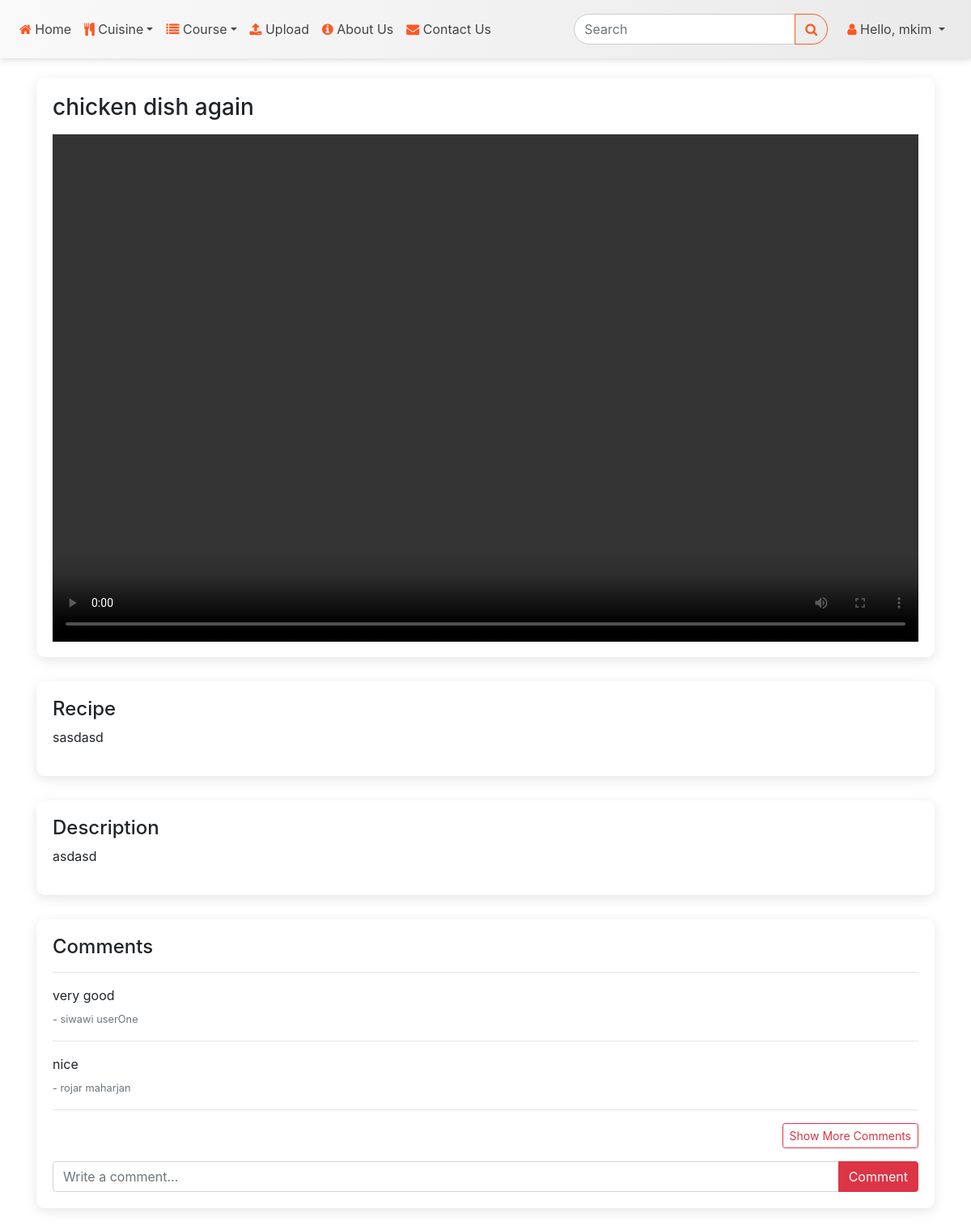
/modules/video.php?p_id=49 (signed in), run on the app's committed database.
### tables this page shows
CREATE TABLE `videos` (
  `id` int(11) NOT NULL,
  `dname` varchar(30) NOT NULL,
  `cusine` varchar(20) NOT NULL,
  `course` varchar(20) NOT NULL,
  `videol` varchar(100) NOT NULL,
  `recepie` varchar(10000) NOT NULL,
  `description` varchar(1000) NOT NULL,
  `image` varchar(500) NOT NULL,
  `name` varchar(500) NOT NULL,
  `user_id` int(11) NOT NULL
);

CREATE TABLE `comments` (
  `c_id` bigint(20) NOT NULL,
  `comment` varchar(500) NOT NULL,
  `author` varchar(500) NOT NULL,
  `p_id` bigint(20) NOT NULL
);

### modules/video.php (the view, shortened to what this page needs)
<?php
include_once(__DIR__ . '/../assets/php/connection.php');
$pid = isset($_REQUEST['p_id']) ? intval($_REQUEST['p_id']) : 0;
?>
<!DOCTYPE html>
<html lang="en">
<head>
</head>
<body>
    <?php include(__DIR__ . '/navbar.php'); ?>
    <div class="container mt-4">
        <?php
        $qry = "SELECT * FROM videos WHERE id = ?";
        $stmt = $conn->prepare($qry);
        $stmt->bind_param("i", $pid);
        $stmt->execute();
        $result = $stmt->get_result();
        if ($result && $row = $result->fetch_assoc()) {
        ?>
            <div class="section-card">
                <h3 class="mb-3"><?php echo htmlspecialchars($row['dname']); ?></h3>
                <div class="video-container">
                    <video controls src="<?php echo htmlspecialchars(trim($row['videol'])); ?>"></video>
                </div>
            </div>
            <div class="section-card">
                <h4>Recipe</h4>
                <p><?php echo nl2br(htmlspecialchars(base64_decode($row['recepie']))); ?></p>
            </div>
            <div class="section-card">
                <h4>Description</h4>
                <p><?php echo nl2br(htmlspecialchars(base64_decode($row['description']))); ?></p>
            </div>
            <div class="section-card">
                <h4>Comments</h4>
                <hr>
                <?php
                $sql = "SELECT * FROM comments WHERE p_id = ? LIMIT 2";
                $stmtComments = $conn->prepare($sql);
                $stmtComments->bind_param("i", $pid);
                $stmtComments->execute();
                $resultComments = $stmtComments->get_result();
                if ($resultComments && $resultComments->num_rows > 0) {
                    while ($commentRow = $resultComments->fetch_assoc()) {
                        echo '<p class="mb-1">' . htmlspecialchars(base64_decode($commentRow['comment'])) . '</p>';
                        echo '<small class="text-muted">- ' . htmlspecialchars($commentRow['author']) . '</small>';
                        echo '<hr>';
                    }
                } else {
                    echo '<p>No comments yet.</p>';
                }
                ?>
                <button class="btn btn-outline-danger btn-sm float-right" id="showmore">Show More Comments</button>
                <div class="clearfix mb-3"></div>
                <form action="<?php echo BASE_URL; ?>assets/php/store-comments.php" method="post">
                    <div class="input-group">
                        <input type="text" class="form-control" placeholder="Write a comment..." name="addcomment" required>
                        <div class="input-group-append">
                            <button class="btn btn-danger" type="submit">Comment</button>
                        </div>
                    </div>
                </form>
            </div>
        <?php
        } else {
            echo "<p>Video not found.</p>";
        }
        ?>
    </div>
</body>
</html>

### modules/video.php (style rules this page uses)
.video-container { position: relative; padding-bottom: 56.25%; padding-top: 25px; height: 0; }
.video-container video { position: absolute; top: 0; left: 0; width: 100%; height: 100%; object-fit: contain; background: black; }
.section-card { background: #fff; border-radius: 10px; padding: 20px; margin-bottom: 30px; box-shadow: 0 4px 15px rgba(0,0,0,0.1); }

### data on the page
videos: dname "chicken dish again", recepie "sasdasd", description "asdasd"
comments: comment "very good", author "siwawi userOne"
comments: comment "nice", author "rojar maharjan"

### other printed values
$ename "mkim"
